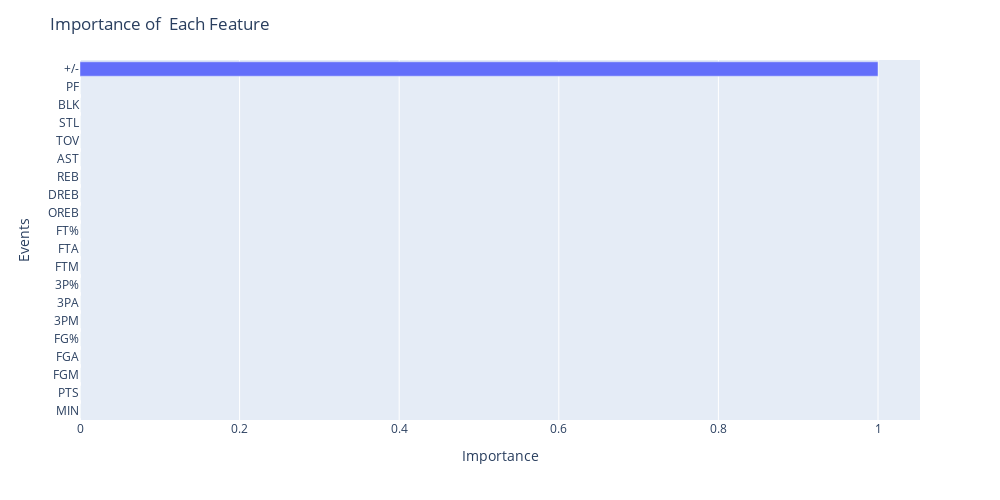

Notebook code for this chart:
### Code cell
# Feature importance graph below
fi_bar = px.bar( fi_char, y= 'Events', x='Importance', orientation='h')

fi_bar.update_layout(
    title= 'Importance of  Each Feature',
    height = 500,
    width = 1000
) 
fi_bar.show()

### Figure 1 — Plotly figure (JSON) as saved in the notebook; plotly's stock layout.template omitted (floating-point values rounded to 4 significant figures)
{"data": [{"alignmentgroup": "True", "hovertemplate": "Importance=%{x}<br>Events=%{y}<extra></extra>", "legendgroup": "", "marker": {"color": "#636efa", "pattern": {"shape": ""}}, "name": "", "offsetgroup": "", "orientation": "h", "showlegend": false, "textposition": "auto", "type": "bar", "x": [0, 0, 0, 0, 0, 0, 0, 0, 0, 0, 0, 0, 0, 0, 0, 0, 0, 0, 0, 1], "xaxis": "x", "y": ["MIN", "PTS", "FGM", "FGA", "FG%", "3PM", "3PA", "3P%", "FTM", "FTA", "FT%", "OREB", "DREB", "REB", "AST", "TOV", "STL", "BLK", "PF", "+/-"], "yaxis": "y"}], "layout": {"barmode": "relative", "height": 500, "legend": {"tracegroupgap": 0}, "margin": {"t": 60}, "title": {"text": "Importance of  Each Feature"}, "width": 1000, "xaxis": {"anchor": "y", "domain": [0, 1], "title": {"text": "Importance"}}, "yaxis": {"anchor": "x", "domain": [0, 1], "title": {"text": "Events"}}}}
